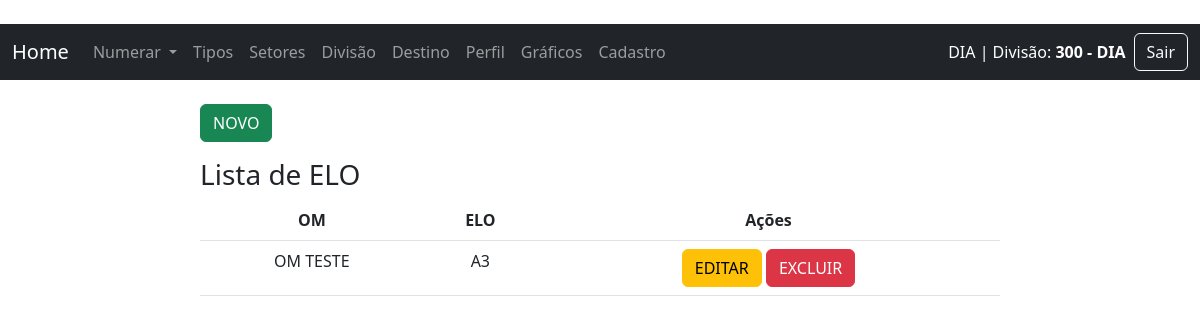
Page /lista_destino/ (signed in) on the committed database.
### sn/models.py (models this page shows, shortened)
class Setor(models.Model):
    fk_divisao = models.ForeignKey(Divisao, on_delete=models.PROTECT, related_name='setores', verbose_name="Divisão", null=True, blank=True)
    fk_user = models.ForeignKey(User, on_delete=models.PROTECT, verbose_name="Usuário/Setor", null=True, blank=True)
    setor = models.CharField(max_length=30, verbose_name="Setor")
    create_at = models.DateTimeField(auto_now_add=True)
    class Meta:
        verbose_name = 'Setor'
        verbose_name_plural = 'Setores'
        ordering = ['setor']

class Destino(models.Model):
    destino = models.CharField(max_length=30, verbose_name="Destino")
    fk_om = models.ForeignKey(Om, on_delete=models.PROTECT, verbose_name="OM", null=True, blank=True)
    create_at = models.DateTimeField(auto_now_add=True)
    class Meta:
        verbose_name = 'Destino'
        verbose_name_plural = 'Destinos'
        ordering = ['destino']

class Om(models.Model):
    om = models.CharField(max_length=100, verbose_name="OM")
    create_at = models.DateTimeField(auto_now_add=True)
    def __str__(self):
        return self.om
    class Meta:
        verbose_name = 'OM'
        verbose_name_plural = 'OMs'
        ordering = ['om']

### sn/views/views_destinos.py (the view)
# urls.py: path('lista_destino/', lista_destino, name="lista_destino"),
@login_required
def lista_destino(request):
    dataset = Destino.objects.all()
    context = {"dataset": dataset}
    context.update(gera_menu())  # Mescla o contexto existente com o menu
    return render(request, "sn/destino/lista_destino.html", context)

### sn/context_processors.py (called while the page is built)
def divisao_do_usuario(request):
    if request.user.is_authenticated:
        try:
            divisao = Divisao.objects.get(divisao=request.user.last_name)
            setor = Setor.objects.filter(fk_divisao=divisao).first()
            return {
                'divisao_nome': divisao.divisao,
                'setor_nome': setor.setor if setor else '---'
            }
        except Divisao.DoesNotExist:
            return {'divisao_nome': '---', 'setor_nome': '---'}
    return {}

### sn/views/views_home.py (called while the page is built)
def gera_menu():
    data_tipo = Tipo.objects.all()
    context = ({"data_tipo": data_tipo})  # Mescla o contexto existente com o novo contexto
    return context

### templates/sn/destino/lista_destino.html (shortened to what this page needs)
{% extends 'base.html' %}
{% block content %}
{% load permission_tags %}
    <div class="col-8 m-auto pt-4 pb-2">
        {% if user.is_staff %}
        <a href="{% url 'novo_destino' %}" class="btn btn-success">NOVO</a>
        {% endif %}
        <h3>Lista de ELO</h3>
        <table class="table">
            <thead class="thead-dark">
              <tr>
                <th style="text-align: center">OM</th>
                <th style="text-align: center">ELO</th>
                {% if user.is_staff %}
                <th style="text-align: center">Ações</th>
                {% endif %}
                </tr>
                </thead>
                <tbody>
    {% for data in dataset %}
    <tr>
        <td style="text-align: center">{{ data.fk_om }}</td>
        <td style="text-align: center">{{ data.destino }}</td>
        {% if user.is_staff %}
        <td style="text-align: center">
            <a href="/editar_destino/{{ data.id }}/" class="btn btn-warning">EDITAR</a>
            <a href="/delete_destino/{{ data.id }}/" class="btn btn-danger">EXCLUIR</a>
        </td>
        {% endif %}
    </tr>
    {% endfor %}
</tbody>
</table>
</div>
{% endblock %}

### templates/base.html (shortened to what this page needs)
{% load permission_tags %}
{% load static %}
{% load extras %}
<!DOCTYPE html>
<html lang="pt-br">
<head>
    <link rel="stylesheet" href="{% static '/css/bootstrap.min.css' %}">
    <link rel="stylesheet" href="{% static '/css/font-awesome.min.css' %}">
</head>
<body style="background-color:white;">
<br />
{% block menu %}
<nav class="navbar navbar-expand-lg navbar-dark bg-dark">
  <div class="container-fluid">
    <a class="navbar-brand" href="{% url 'home' %}">Home</a>
    <div class="collapse navbar-collapse" id="navbarSupportedContent">
      <ul class="navbar-nav me-auto mb-2 mb-lg-0">
        {% if user.is_authenticated %}
        <li class="nav-item dropdown">
          <a class="nav-link dropdown-toggle" href="#" id="navbarDropdown" role="button" data-bs-toggle="dropdown" aria-expanded="false">
            Numerar
          </a>
        </li>
        <li class="nav-item">
          <a class="nav-link" href="{% url 'lista_tipo' %}">Tipos</a>
        </li>
        <li class="nav-item">
          <a class="nav-link" href="{% url 'lista_setor' %}">Setores</a>
        </li>
        <li class="nav-item">
          <a class="nav-link" href="{% url 'lista_divisao' %}">Divisão</a>
        </li>
        <li class="nav-item">
          <a class="nav-link" href="{% url 'lista_destino' %}">Destino</a>
        </li>
        <li class="nav-item">
          <a class="nav-link" href="{% url 'perfil_usuario' %}">Perfil</a>
        </li>
        {% if request.user|has_role:"sin" %}
        <li class="nav-item">
          <a class="nav-link" href="#">Gráficos</a>
        </li>
        <li class="nav-item">
          <a class="nav-link" href="{% url 'cadastro' %}">Cadastro</a>
        </li>
        {% endif %}
        {% endif %}
      </ul>
      <form class="d-flex align-items-center gap-2">
  {% if user.is_authenticated %}
    <span class="text-white">
      {{ user.first_name }} {{ user.last_name }} | Divisão: <strong>{{ setor_nome }}</strong>
    </span>
    <a href="{% url 'logout' %}" class="btn btn-outline-light">Sair</a>
  {% else %}
    <a href="{% url 'login' %}" class="btn btn-outline-light">Login</a>
  {% endif %}
</form>
    </div>
  </div>
</nav>
  {% endblock %}
	{% block content %}{% endblock %}
</body>
</html>

### rows in the picture
Setor: setor "300 - DIA"
Destino: fk_om "OM TESTE", destino "A3"

### other values in the picture
{{ user.last_name }} "DIA"
